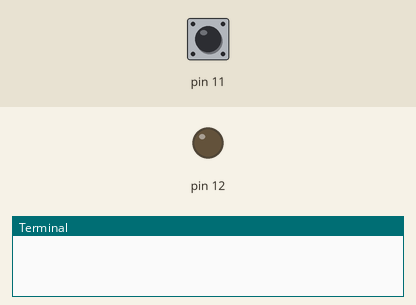
Recording of a program running on a simulated Raspberry Pi (header pin numbers). On the bench: output pins drawn as LEDs (lit = HIGH), the last lines printed to the terminal. Inputs (shaded band) come from the test bench; at power-on: pin 11 LOW.

Above: at 1.2 s.
1.3 s: pin 11 pulled HIGH for 0.15 s
At 1.4 s:
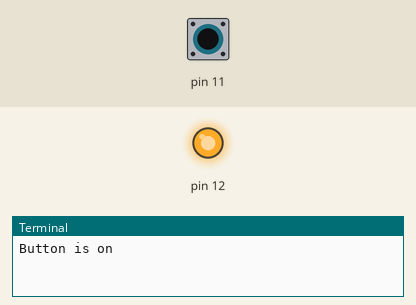
3.0 s: pin 11 pulled HIGH for 3.2 s
At 7.1 s:
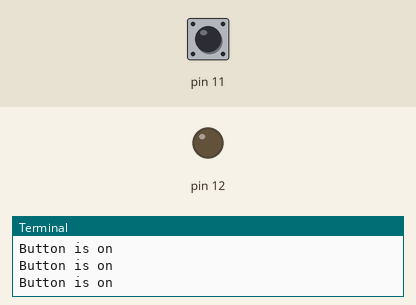
Timing chart, 0 to 8.6 s (numbered marks = the images above; inputs shaded):
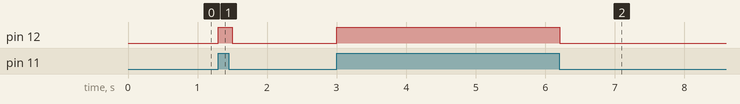

The program:

button-and-led.py
```python
#!/usr/bin/env python

'''
Control an LED based on a button state.
Refer to button-and-led.png for circuit

Author: Sudar - http://hardwarefun.com
License: BEERWARE ;)
'''
import RPi.GPIO as GPIO
import time

GPIO.setmode(GPIO.BOARD)
GPIO.setup(11, GPIO.IN, pull_up_down=GPIO.PUD_DOWN)
GPIO.setup(12, GPIO.OUT)

try:
    while True:
        if GPIO.input(11):
            print "Button is on"
            GPIO.output(12, GPIO.HIGH)
        else:
            GPIO.output(12, GPIO.LOW)
        time.sleep(0.1)

finally:
    GPIO.cleanup()
```

Measured:
- after the input at 1.3 s, pin 12: LOW → HIGH at once, → LOW 0.20 s later
- after the input at 3.0 s, pin 12: LOW → HIGH at once, → LOW 3.2 s later
